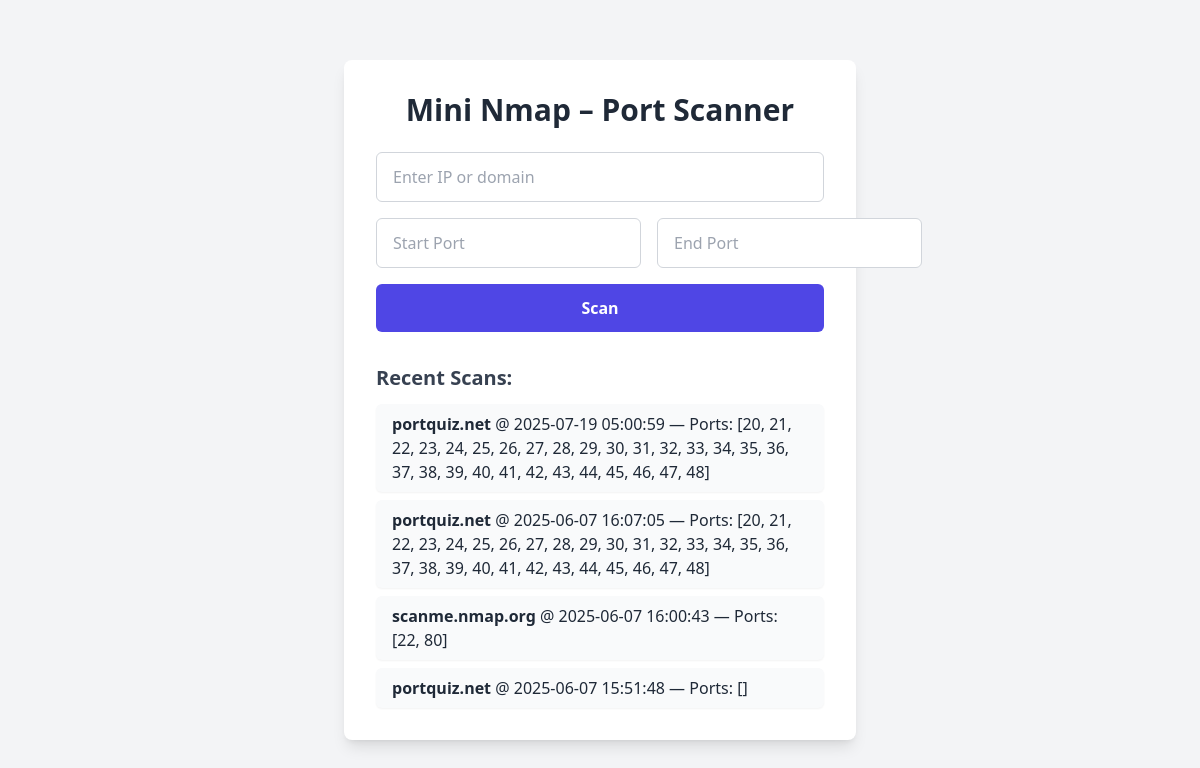
The page / on the database its author committed.
### tables this page shows
CREATE TABLE scans (
            id INTEGER PRIMARY KEY AUTOINCREMENT,
            host TEXT NOT NULL,
            ports TEXT NOT NULL,
            timestamp DATETIME DEFAULT CURRENT_TIMESTAMP
        );

### app.py (the view)
@app.route('/', methods=['GET', 'POST'])
def index():
    results = None
    if request.method == 'POST':
        target = request.form['target']
        start_port = int(request.form['start_port'])
        end_port = int(request.form['end_port'])
        results = scan_ports(target, start_port, end_port)
        save_scan_to_db(target, results)
    history = get_scan_history()
    return render_template('index.html', results=results, history=history)

### db.py (called while the page is built)
def get_scan_history():
    conn = sqlite3.connect('scan_history.db')
    c = conn.cursor()
    c.execute("SELECT host, ports, timestamp FROM scans ORDER BY timestamp DESC LIMIT 10")
    history = c.fetchall()
    conn.close()
    return history

### templates/index.html (shortened to what this page needs)
<!DOCTYPE html>
<html lang="en">
<head>
  <script src="https://cdn.tailwindcss.com"></script>
</head>
<body class="bg-gray-100 min-h-screen flex items-center justify-center p-6">
  <div class="max-w-lg w-full bg-white rounded-lg shadow-lg p-8">
    <h1 class="text-3xl font-bold text-center text-gray-800 mb-6">Mini Nmap – Port Scanner</h1>
    <form method="POST" class="space-y-4">
      <input
        type="text"
        name="target"
        placeholder="Enter IP or domain"
        required
        class="w-full px-4 py-3 border border-gray-300 rounded-md focus:outline-none focus:ring-2 focus:ring-indigo-500"
      />
      <div class="flex space-x-4">
        <input
          type="number"
          name="start_port"
          placeholder="Start Port"
          required
          class="flex-1 px-4 py-3 border border-gray-300 rounded-md focus:outline-none focus:ring-2 focus:ring-indigo-500"
        />
        <input
          type="number"
          name="end_port"
          placeholder="End Port"
          required
          class="flex-1 px-4 py-3 border border-gray-300 rounded-md focus:outline-none focus:ring-2 focus:ring-indigo-500"
        />
      </div>
      <button
        type="submit"
        class="w-full bg-indigo-600 text-white font-semibold py-3 rounded-md hover:bg-indigo-700 transition"
      >
        Scan
      </button>
    </form>
    {% if history %}
    <div class="mt-8">
      <h3 class="text-xl font-semibold text-gray-700 mb-3">Recent Scans:</h3>
      <ul class="space-y-2">
        {% for host, ports, time in history %}
          <li class="bg-gray-50 text-gray-800 px-4 py-2 rounded-md shadow-sm">
            <strong>{{ host }}</strong> @ {{ time }} — Ports: {{ ports }}
          </li>
        {% endfor %}
      </ul>
    </div>
    {% endif %}
  </div>
</body>
</html>

### rows shown on the page
scans: host "portquiz.net", timestamp "2025-07-19 05:00:59", ports "[20, 21, 22, 23, 24, 25, 26, 27, 28, 29, 30, 31, 32, 33, 34, 35, 36, 37, 38, 39, 40, 41, 42, 43, 44, 45, 46, 47, 48]"
scans: host "portquiz.net", timestamp "2025-06-07 16:07:05", ports "[20, 21, 22, 23, 24, 25, 26, 27, 28, 29, 30, 31, 32, 33, 34, 35, 36, 37, 38, 39, 40, 41, 42, 43, 44, 45, 46, 47, 48]"
scans: host "scanme.nmap.org", timestamp "2025-06-07 16:00:43", ports "[22, 80]"
scans: host "portquiz.net", timestamp "2025-06-07 15:51:48", ports "[]"
